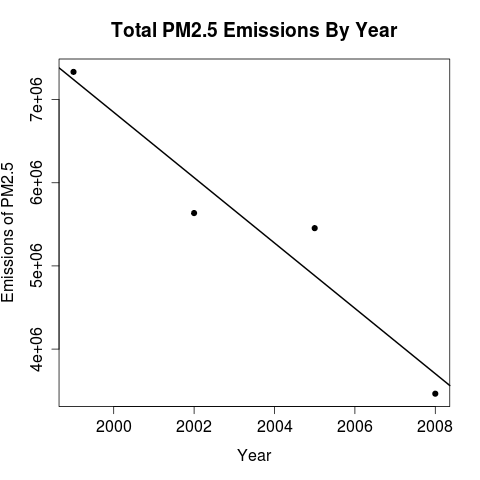

R code for this plot:
source("./read_summary_data.R");

totalEmissionsByYear <- tapply(summaryData$Emissions, summaryData$year, sum);
years_in_data <- names(totalEmissionsByYear);
years_in_data <- as.numeric(years_in_data);
totalEmissionsByYear <- as.numeric(totalEmissionsByYear);

dataFrameToPlot <- data.frame(years = years_in_data, emissions = totalEmissionsByYear);

plot(dataFrameToPlot$years, dataFrameToPlot$emissions, pch = 19, main="Total PM2.5 Emissions By Year", ylab="Emissions of PM2.5", xlab="Year");
model <- lm(emissions ~ years, dataFrameToPlot)
abline(model, lwd = 2)

dev.copy(png, file="plot1.png", width=480, height=480);
dev.off();
